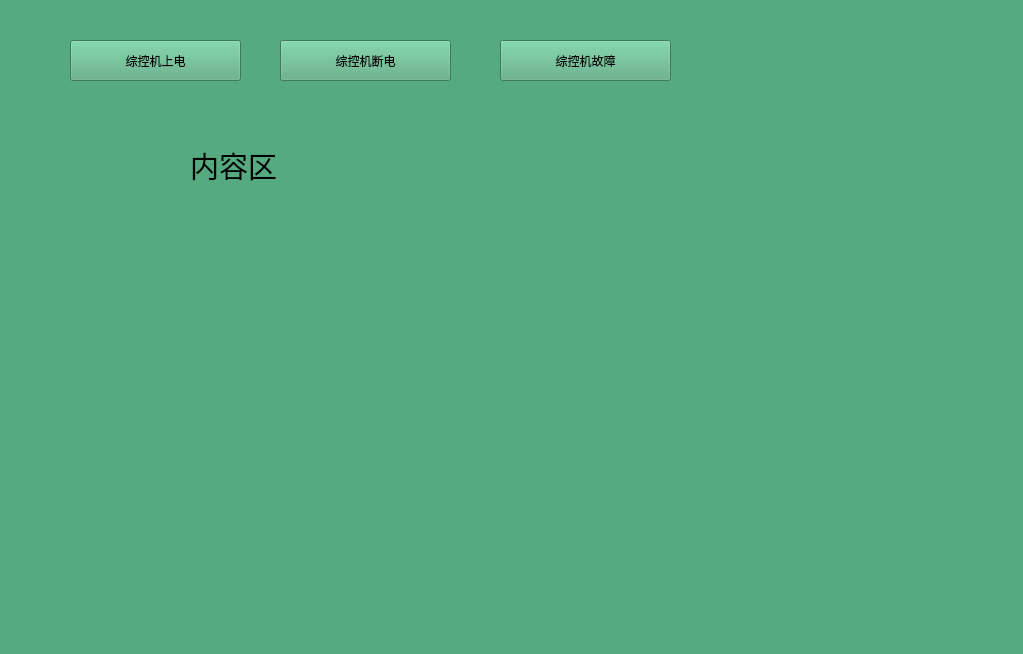
<?xml version="1.0" encoding="UTF-8"?>
<ui version="4.0">
 <class>CenterOperate</class>
 <widget class="QWidget" name="CenterOperate">
  <property name="geometry">
   <rect>
    <x>0</x>
    <y>0</y>
    <width>1023</width>
    <height>654</height>
   </rect>
  </property>
  <property name="windowTitle">
   <string>Form</string>
  </property>
  <property name="styleSheet">
   <string notr="true">background-color: rgb(85, 170, 127);</string>
  </property>
  <widget class="QLabel" name="label_2">
   <property name="geometry">
    <rect>
     <x>190</x>
     <y>150</y>
     <width>91</width>
     <height>31</height>
    </rect>
   </property>
   <property name="font">
    <font>
     <family>SimSun-ExtB</family>
     <pointsize>22</pointsize>
    </font>
   </property>
   <property name="text">
    <string>内容区</string>
   </property>
  </widget>
  <widget class="QPushButton" name="pushButton">
   <property name="geometry">
    <rect>
     <x>70</x>
     <y>40</y>
     <width>171</width>
     <height>41</height>
    </rect>
   </property>
   <property name="text">
    <string>综控机上电</string>
   </property>
  </widget>
  <widget class="QPushButton" name="pushButton_2">
   <property name="geometry">
    <rect>
     <x>280</x>
     <y>40</y>
     <width>171</width>
     <height>41</height>
    </rect>
   </property>
   <property name="text">
    <string>综控机断电</string>
   </property>
  </widget>
  <widget class="QPushButton" name="pushButton_3">
   <property name="geometry">
    <rect>
     <x>500</x>
     <y>40</y>
     <width>171</width>
     <height>41</height>
    </rect>
   </property>
   <property name="text">
    <string>综控机故障</string>
   </property>
  </widget>
 </widget>
 <resources>
  <include location="controlcommand.qrc"/>
 </resources>
 <connections/>
</ui>
